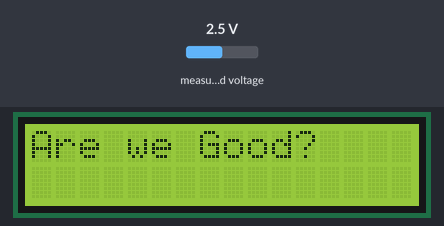
A sketch run on a simulated ESP32. On the bench: 16×2 character LCD. Inputs (shaded band) come from the test bench; at power-on: measured voltage 2.5 V. What the sketch prints to the serial monitor is not drawn.

Above: at 1.2 s.
1.3 s: measured voltage set to 0.1 V
At 2.9 s:
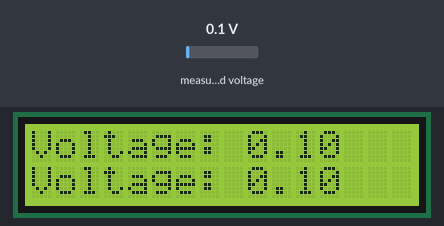
4.6 s: measured voltage set to 1.2 V
At 7.0 s:
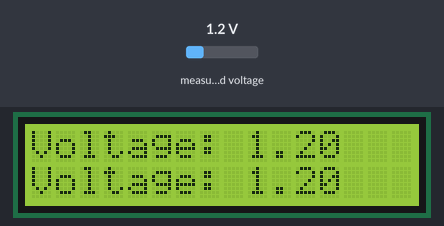
8.7 s: measured voltage set to 3.8 V
At 11.1 s:
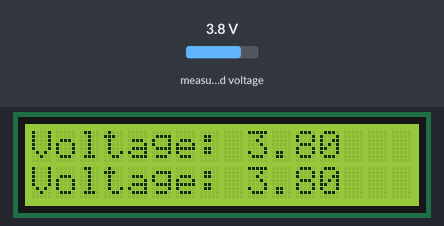
Timing chart, 0 to 12.6 s (numbered marks = the images above; inputs shaded):
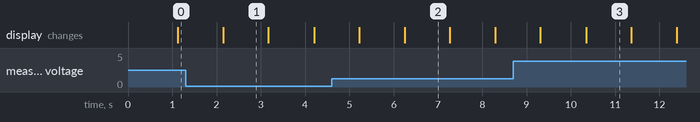

Measured:
- after the input at 1.3 s, the display: changes after 0.86 s (image 1)
- after the input at 4.6 s, the display: first differs from a run without the input after 1.7 s (image 2)
- after the input at 8.7 s, the display: first differs from a run without the input after 1.6 s (image 3)
- what the display in image 1 shows lasts 1.0 s, from 2.2 s to 3.2 s

The sketch:

ESP-01-ADS1115.ino
```cpp
/***************************************************************************
* Example sketch for the ADS1115_WE library
*
* This sketch shows how to use the ADS1115 in continuous mode.
*
* Further information can be found on:
* https://wolles-elektronikkiste.de/ads1115 (German)
* https://wolles-elektronikkiste.de/en/ads1115-a-d-converter-with-amplifier (English)
*
***************************************************************************/
//#include <Wire.h>
#include <LiquidCrystal_I2C.h>
LiquidCrystal_I2C lcd(0x27,16,2);

#include<ADS1115_WE.h>
#include<Wire.h>
#define I2C_ADDRESS 0x48

ADS1115_WE adc(I2C_ADDRESS);
// ADS1115_WE adc = ADS1115_WE(); // Alternative: uses default address 0x48

void setup() {
  Wire.begin(0,2);  //esp-01

  lcd.init();
  lcd.backlight();
  lcd.print("test");

  Serial.begin(115200);
  Serial.println("\n*************************************");
  if(!adc.init()){
    Serial.println("ADS1115 not connected!");
  }

  /* Set the voltage range of the ADC to adjust the gain
   * Please note that you must not apply more than VDD + 0.3V to the input pins!
   *
   * ADS1115_RANGE_6144  ->  +/- 6144 mV
   * ADS1115_RANGE_4096  ->  +/- 4096 mV
   * ADS1115_RANGE_2048  ->  +/- 2048 mV (default)
   * ADS1115_RANGE_1024  ->  +/- 1024 mV
   * ADS1115_RANGE_0512  ->  +/- 512 mV
   * ADS1115_RANGE_0256  ->  +/- 256 mV
   */
  adc.setVoltageRange_mV(ADS1115_RANGE_4096); //comment line/change parameter to change range

  /* Set the inputs to be compared
   *
   *  ADS1115_COMP_0_1    ->  compares 0 with 1 (default)
   *  ADS1115_COMP_0_3    ->  compares 0 with 3
   *  ADS1115_COMP_1_3    ->  compares 1 with 3
   *  ADS1115_COMP_2_3    ->  compares 2 with 3
   *  ADS1115_COMP_0_GND  ->  compares 0 with GND
   *  ADS1115_COMP_1_GND  ->  compares 1 with GND
   *  ADS1115_COMP_2_GND  ->  compares 2 with GND
   *  ADS1115_COMP_3_GND  ->  compares 3 with GND
   */
  //adc.setCompareChannels(ADS1115_COMP_0_GND); //comment line/change parameter to change channel

  /* Set number of conversions after which the alert pin asserts
   * - or you can disable the alert
   *
   *  ADS1115_ASSERT_AFTER_1  -> after 1 conversion
   *  ADS1115_ASSERT_AFTER_2  -> after 2 conversions
   *  ADS1115_ASSERT_AFTER_4  -> after 4 conversions
   *  ADS1115_DISABLE_ALERT   -> disable comparator / alert pin (default)
   */
  //adc.setAlertPinMode(ADS1115_ASSERT_AFTER_1); //uncomment if you want to change the default

  /* Set the conversion rate in SPS (samples per second)
   * Options should be self-explaining:
   *
   *  ADS1115_8_SPS
   *  ADS1115_16_SPS
   *  ADS1115_32_SPS
   *  ADS1115_64_SPS
   *  ADS1115_128_SPS (default)
   *  ADS1115_250_SPS
   *  ADS1115_475_SPS
   *  ADS1115_860_SPS
   */
  adc.setConvRate(ADS1115_8_SPS); //uncomment if you want to change the default

  /* Set continuous or single shot mode:
   *
   *  ADS1115_CONTINUOUS  ->  continuous mode
   *  ADS1115_SINGLE     ->  single shot mode (default)
   */
  adc.setMeasureMode(ADS1115_CONTINUOUS); //comment line/change parameter to change mode

   /* Choose maximum limit or maximum and minimum alert limit (window) in Volt - alert pin will
   *  assert when measured values are beyond the maximum limit or outside the window
   *  Upper limit first: setAlertLimit_V(MODE, maximum, minimum)
   *  In max limit mode the minimum value is the limit where the alert pin assertion will be
   *  cleared (if not latched)
   *
   *  ADS1115_MAX_LIMIT
   *  ADS1115_WINDOW
   *
   */
  //adc.setAlertModeAndLimit_V(ADS1115_MAX_LIMIT, 3.0, 1.5); //uncomment if you want to change the default

  /* Enable or disable latch. If latch is enabled the alert pin will assert until the
   * conversion register is read (getResult functions). If disabled the alert pin assertion will be
   * cleared with next value within limits.
   *
   *  ADS1115_LATCH_DISABLED (default)
   *  ADS1115_LATCH_ENABLED
   */
  //adc.setAlertLatch(ADS1115_LATCH_ENABLED); //uncomment if you want to change the default

  /* Sets the alert pin polarity if active:
   *
   * ADS1115_ACT_LOW  ->  active low (default)
   * ADS1115_ACT_HIGH ->  active high
   */
  //adc.setAlertPol(ADS1115_ACT_LOW); //uncomment if you want to change the default

  /* With this function the alert pin will assert, when a conversion is ready.
   * In order to deactivate, use the setAlertLimit_V function
   */
  //adc.setAlertPinToConversionReady(); //uncomment if you want to change the default

  Serial.println("ADS1115 Example Sketch - Continuous Mode");
  Serial.println("All values in volts");
  Serial.println();
}

  /* If you change the compare channels you can immediately read values from the conversion
   * register, although they might belong to the former channel if no precautions are taken.
   * It takes about the time needed for two conversions to get the correct data. In single
   * shot mode you can use the isBusy() function to wait for data from the new channel. This
   * does not work in continuous mode.
   * To solve this issue the library adds a delay after change of channels if you are in contunuous
   * mode. The length of the delay is adjusted to the conversion rate. But be aware that the output
   * rate will be much lower that the conversion rate if you change channels frequently.
   */

void loop() {
  float voltage = 0.0;
  float current = 0.0;
  float eachled = 0.0;

  Serial.println("************************************");
  Serial.print("Channel 0: ");
  voltage = readChannel(ADS1115_COMP_0_1); //differential read
  current = voltage / 0.0015;
  eachled = current / 20;
  Serial.println(voltage,3);
  Serial.println(current);
  Serial.println(eachled);

  lcd.setCursor(0,0); lcd.print("Voltage: "); lcd.print(voltage);
  lcd.setCursor(0,1); lcd.print("Voltage: "); lcd.print(voltage);
  //lcd.setCursor(0,2); lcd.print("Voltage: "); lcd.print(voltage);
/*
  Serial.print(",   1: ");
  voltage = readChannel(ADS1115_COMP_1_GND);
  Serial.print(voltage);

  Serial.print(",   2: ");
  voltage = readChannel(ADS1115_COMP_2_GND);
  Serial.print(voltage);

  Serial.print(",   3: ");
  voltage = readChannel(ADS1115_COMP_3_GND);
  Serial.println(voltage);
*/
  delay(1000);
  lcd.clear();
  lcd.print("Are we Good?");
  delay(1000);
}

float readChannel(ADS1115_MUX channel) {
  float voltage = 0.000;
  adc.setCompareChannels(channel);
  //voltage = adc.getResult_mV(); // alternative: getResult_mV for Millivolt
  voltage = adc.getResult_V();
  return voltage;
}
```
